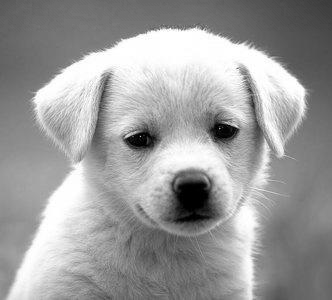
#> input picture Steganalysis/Steganalysis/last_img.png, 332 x 300 px
$ python chisq.py
#> lines starting #> are read from the running program, lines starting #| are printed output that depends on the picture
#> the answer given: 1
#> the answer given: 1
#> the answer given: last_img.png
#> the answer given: barbara.png
# The equations used for the Chi-Square test were provided by A. Westfeld and A. Pfitzmann,
# "Attacks on Steganographic Systems", International Workshop on Information Hiding, vol. 1768, 1999, pp. pp 61-76.
# all work on the Chi-Square test draws from their research
#
# The RS Steganalysis method is based on the work of J. Fridrich, M. Goljan and Rui Du, " Reliable Detection of
# LSB Steganography in Color and Grayscale Images," IEEE MultiMedia, vol. 8, no. 4, pp. 22-28, Oct.-Dec. 2001.
#
# The RS Steganalysis method is an editied version of code written by Brandon Hurst
# B. Hurst, "RS Steganalysis", Youtube.com, 2014. [Online].
# Available: https://www.youtube.com/watch?v=J28_FXEGZlw&ab_channel=NYUCyFor
#
# Code from RS Steganalysis by Brandon Hurst was used in this project
from PIL import Image
import math
import sys
from matplotlib import pyplot as plt
import cv2
import scipy.stats


# this function displays the main menu that the user uses to choose which test to run
def mainmenu():
    print("**********MAIN MENU**********")
    print()
    print("Please select an option.")
    print()
    print("1 : Histogram Analysis")
    print("2 : Chi-Square Test")
    print("3 : RS Steganalysis")
    print("4 : Exit")


# this function generates a histogram, comparing the pixel values and no. pixels between two images
def histogram(filename1, filename2):
    # reads the images, based on the filename
#> called with filename1 = 'last_img.png', filename2 = 'barbara.png'
    img1 = cv2.imread(filename1)
#> img1 is the input picture: shape (300, 332, 3); min 0, max 255, mean 155.7
    img2 = cv2.imread(filename2)
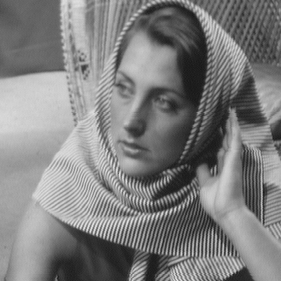
#> input picture Steganalysis/Steganalysis/barbara.png, 281 x 281 px
#> img2 is the input picture: shape (281, 281, 3); min 23, max 232, mean 126.9

    # initiate the variables
    x1 = []
    y1 = []
    x2 = []
    y2 = []
    calc_dist = []
    dif = 0

    # calculates the histogram to plot, for both images
    histo1 = cv2.calcHist([img1], [0], None, [256], [0, 256])
#> histo1 = 256 values, max 2734 at index 254, min 12 at index 58, mean 389.1
    histo2 = cv2.calcHist([img2], [0], None, [256], [0, 256])
#> histo2 = 256 values, max 814 at index 163, min 0 at index 0, mean 308.4

    # plots the histogram and adds the labels for both lines
    plt.plot(histo1, label="Suspect Image")
    plt.plot(histo2, label="Original Image")

    # adds the axis labels
    plt.xlabel("Pixel Value")
    plt.ylabel("No. Pixels")

    # adds the key
    plt.legend(loc='upper left')

    # creates a list of the values in the x axis for the histograms
    for n in range(256):
        x1.append(n)
        x2.append(n)

    # adds the pixel values from image 1 to a list
    for xy in histo1:
        y1.append(xy[0])
#> this loop made 256 passes
#> xy on passes 1 to 3: [491], [84], [56]
#> after the loop, y1 has the same summary as histo1

    # adds the pixel values from image 2 to a list
    for xy in histo2:
        y2.append(xy[0])
#> this loop made 256 passes
#> xy on passes 1 to 3: [0], [0], [0]
#> after the loop, y2 has the same summary as histo2

    # changes the type of content in the lists to int
    x1 = [int(i) for i in x1]
    y1 = [int(i) for i in y1]
    x2 = [int(i) for i in x2]
    y2 = [int(i) for i in y2]

    # calculates the difference in the y values, as the x values are a constant 0-256
    for i in range(256):
        dist = y2[i] - y1[i]
        # adds the difference values to a list
        calc_dist.append(dist)
        # calculates the total number of pixels that have been altered
        if calc_dist[i] != 0:
            dif += 1
#> this loop made 256 passes
#> dist on passes 1 to 3: -491, -84, -56
#> after the loop, calc_dist = 256 values, max 415 at index 43, min -2734 at index 254, mean -80.62; dif = 256

    # calculates the percentage of pixels that have been altered and rounds the values to 2 decimal places
    percent = (dif / len(calc_dist)) * 100
#> percent = 100
    r_percent = round(percent, 2)
#> r_percent = 100
    print("Total number of changes detected: ", dif, "/", len(calc_dist), " pixels have been altered (", r_percent, "%)")
#| Total number of changes detected:  256 / 256  pixels have been altered ( 100.0 %)

    # displays the histogram of image 1 and 2
    plt.show()
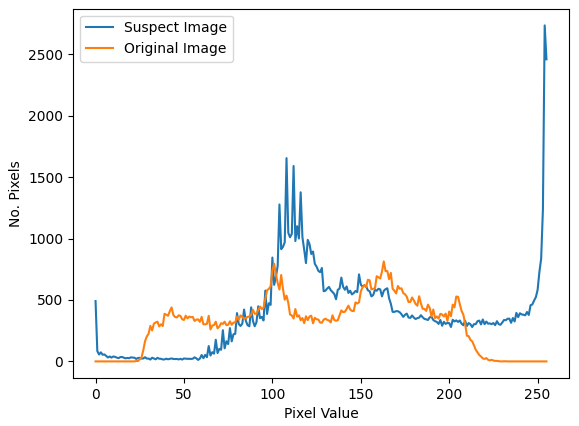
#> figure drawn by matplotlib, 1 panel; curve peaks at x = 254, y = 2734; curve peaks at x = 163, y = 814

    # plots, labels and displays the difference values
    plt.plot(x1, calc_dist, label="Difference")
    plt.xlabel("Pixel Value")
    plt.ylabel("Difference")
    plt.show()
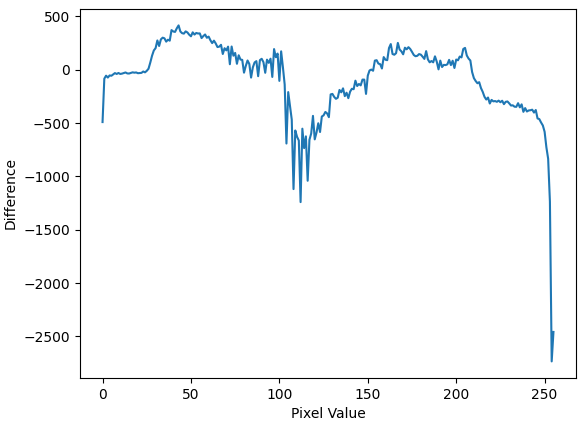
#> figure drawn by matplotlib, 1 panel; curve peaks at x = 43, y = 415


# [33 lines of commented-out code are left out]
# [434 lines left out: functions observed, expected, chitest, chi2, discrimination_function, groupmask and 4 more, not called in this run]


# this function is used to exit the program
def ext():
    print("Goodbye")


# this function controls the menu and the function of each input
def opmenu():
    # calls the main menu
    mainmenu()

    # list of masks used for RS steganalysis
    # to change the mask, replace the mask that is being passed into analyseimage in the rs section below
    m0 = [[0, 1, 0]]
    m1 = [[0, 1, 1, 1, 0]]
    m2 = [[0, 0, 0], [0, 1, 0], [0, 0, 0]]
    m3 = [[0, 1, 0], [1, 1, 1], [0, 1, 0]]
    m4 = [[0, 0, 0, 0], [0, 1, 1, 0], [0, 1, 1, 0], [0, 0, 0, 0]]
    # According to research by the University of Oxford, m2 is the best performing mask

    # the discriminator overlap controls if the mask overlaps with adjacent pixels
    discriminator_overlap = 0

    # controls the menus by taking user input
    option = input("please select an option : ")

    # when a test is chosen the required images are passed into the correct function for the tests to be carried out
    if option == '1':
        print()
        print()
        print("**********Histogram Analysis**********")
        print()
        print("1: Create a Histogram")
        print("2: Return")
        option = input("Please select an option: ")
        if option == '2':
            opmenu()
        elif option == '1':
            filename1 = input("Please enter the name of the suspect image you wish to open: ")
            filename2 = input("Please enter the name of the original image you wish to open: ")
            histogram(filename1, filename2)
    elif option == '2':
        print()
        print()
        print("**********Chi-Square Analysis**********")
        print()
        print("1: Run Analysis")
        print("2: Return")
        option = input("Please select an option: ")
        if option == '2':
            opmenu()
        elif option == '1':
            filename = input("Please enter the name of the file you wish to open: ")
            img = Image.open(filename)
            chi2(img)
    elif option == '3':
        print()
        print()
        print("**********RS Analysis**********")
        print("1: Run Analysis")
        print("2: Return")
        option = input("Please select an option: ")
        if option == '2':
            opmenu()
        elif option == '1':
            filename = input("Please enter the name of the file you wish to open: ")
        image_filename = Image.open(filename)

        analyseimage(image_filename, m2, discriminator_overlap)

    elif option == '4':
        ext()


opmenu()
